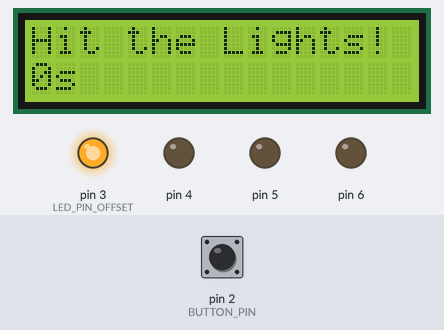
Recording of a sketch running on a simulated Arduino Uno, built with avr-gcc and run on an emulated ATmega328P. On the bench: 16×2 character LCD, output pins drawn as LEDs (lit = HIGH). The inputs (shaded band) are chosen by the test bench; at power-on: pin 2 (BUTTON_PIN) LOW.

Above: at 0.3 s.
At 4.5 s:
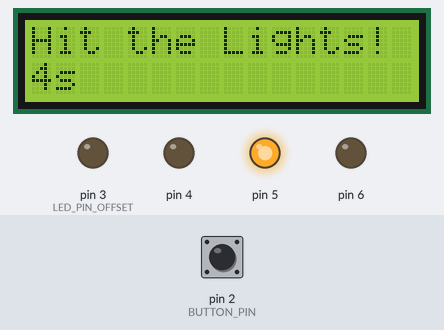
At 9.4 s:
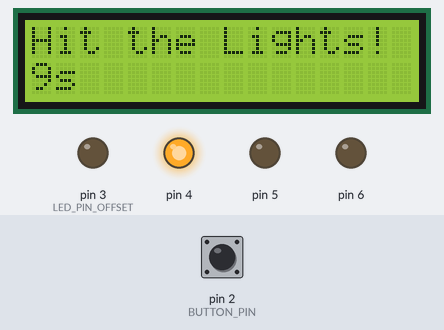
At 18.5 s:
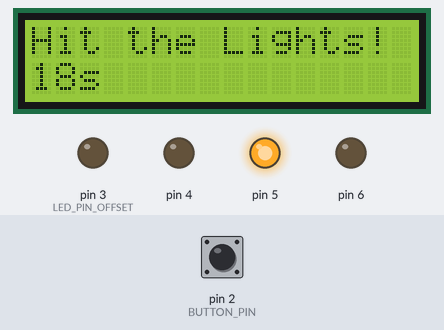
At 28.89 s:
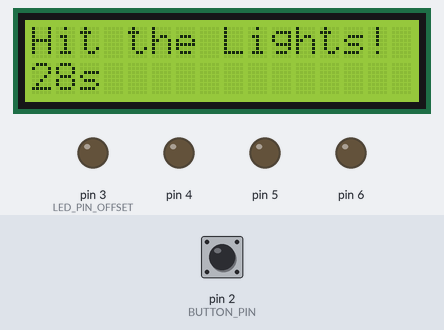
At 38.9 s:
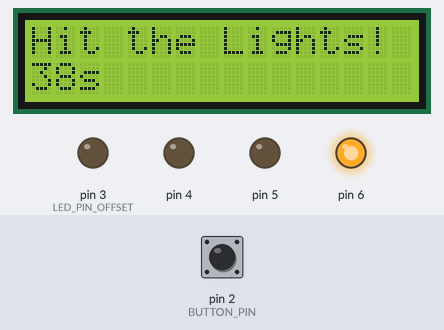
Timing chart, 0 to 40.0 s (numbered marks = the images above):
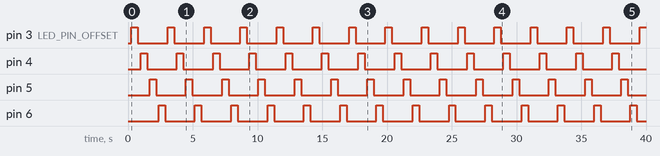

Measured:
- by itself, pin 3 (LED_PIN_OFFSET), pin 4–6: alternates HIGH for 0.50 s and LOW for 2.3 s
- what the display in image 1 shows lasts 1.4 s, from 4.3 s to 5.7 s

The sketch:

HitTheLights.ino
```cpp
/*

  HitTheLights
  A simple LED game with LCD output
  .. started as a response to http://electronics.stackexchange.com/questions/93269/arduino-uno-r3-plus-digital-pins-overused

  For info and circuit diagrams see https://github.com/tardate/LittleArduinoProjects/tree/main/playground/HitTheLights

 */

#define BUTTON_PIN 2
#define BUTTON_INTERRUPT 0
#define LED_PIN_OFFSET 3
#define LED_COUNT 4

#include <LiquidCrystal.h>

// initialize the library with the numbers of the interface pins
#define LCD_rs      7
#define LCD_enable  8
#define LCD_d4      9
#define LCD_d5     10
#define LCD_d6     11
#define LCD_d7     12
LiquidCrystal lcd(LCD_rs, LCD_enable, LCD_d4, LCD_d5, LCD_d6, LCD_d7);

volatile int currentLED = LED_PIN_OFFSET;
volatile int currentState = 0;
volatile int nextTarget = LED_COUNT;   // the ordinal index of the next LED that needs a hit. Game over when down to 0
int highScore = 0;
int startTime;

int onTimeDelay = 500;
int pauseTimeDelay = 200;

void setup() {
  pinMode(BUTTON_PIN, INPUT);

  // initialise the LED outputs
  for(int p = LED_PIN_OFFSET; p < LED_PIN_OFFSET + LED_COUNT; p++) {
    pinMode(p, OUTPUT);
  }

  // initialise the LCD output for 16x2 and say hi
  lcd.begin(16, 2);
  resetGame();

  attachInterrupt(BUTTON_INTERRUPT, buttonPress, RISING);
}

void resetGame() {
  lcd.clear();
  lcd.setCursor(0, 0);
  lcd.print("Hit the Lights!");
  startTime = millis();
  nextTarget = LED_COUNT;
  currentState = 0;
}

void updateProgress() {
  lcd.setCursor(0, 1);
  lcd.print((millis() - startTime)/1000);
  lcd.print("s");
  if(highScore > 0) {
    lcd.print(" HS:");
    lcd.print(highScore/1000);
  }
}

void buttonPress() {
  if(currentState==1 && currentLED == LED_PIN_OFFSET + nextTarget - 1) { // score!
    nextTarget--;
  }
}

void win() {
  int score = millis() - startTime;
  lcd.setCursor(0, 1);
  if(highScore == 0 || score<highScore) {
    highScore = score;
    lcd.print("High Score! ");
  } else {
    lcd.print("Score: ");
  }
  lcd.print(score/1000);
  lcd.print("s");
  delay(5000);
  resetGame();
}


void loop(){

  for(currentLED = LED_PIN_OFFSET; currentLED < LED_PIN_OFFSET + nextTarget; currentLED++) {
    updateProgress();
    delay(pauseTimeDelay);
    currentState = 1;
    digitalWrite(currentLED, HIGH);
    delay(onTimeDelay);
    digitalWrite(currentLED, LOW);
    currentState = 0;
  }
  if(nextTarget==0) win();

}
```
